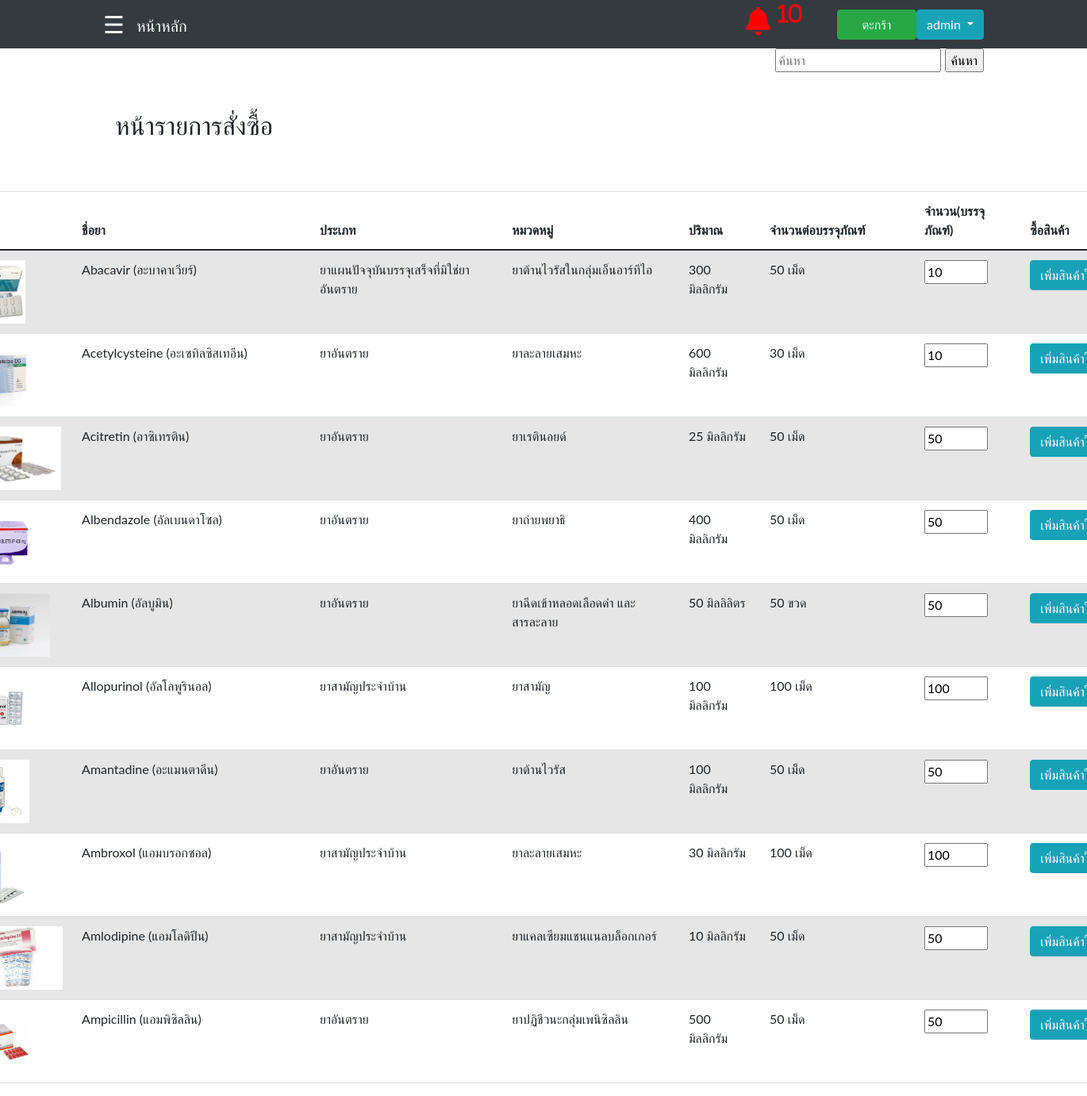
The page /Orders.php (signed in) on the database its author committed.
### tables this page shows
CREATE TABLE `tbl_med` (
  `MedId` int(11) NOT NULL,
  `TypeId` int(11) DEFAULT NULL,
  `CateId` int(11) DEFAULT NULL,
  `VolumnId` int(11) DEFAULT NULL,
  `UnitId` int(11) DEFAULT NULL,
  `MedName` varchar(255) DEFAULT NULL,
  `MedPack` varchar(255) DEFAULT NULL,
  `MedPrice` varchar(255) DEFAULT NULL,
  `MedDes` varchar(255) DEFAULT NULL,
  `MedIndi` varchar(255) DEFAULT NULL,
  `MedNoti` varchar(255) DEFAULT NULL,
  `MedLow` int(11) DEFAULT NULL,
  `MedTotal` int(11) DEFAULT NULL,
  `MedPoint` int(11) DEFAULT NULL,
  `MedPath` varchar(255) DEFAULT NULL
);

CREATE TABLE `tbl_type` (
  `TypeId` int(11) NOT NULL,
  `TypeName` varchar(255) DEFAULT NULL
);

CREATE TABLE `tbl_cate` (
  `CateId` int(11) NOT NULL,
  `CateName` varchar(255) DEFAULT NULL
);

CREATE TABLE `tbl_volumn` (
  `VolumnId` int(11) NOT NULL,
  `VolumnName` varchar(255) DEFAULT NULL
);

CREATE TABLE `tbl_unit` (
  `UnitId` int(11) NOT NULL,
  `UnitName` varchar(255) DEFAULT NULL
);

### Orders.php (the view, shortened to what this page needs)
<?php
        include('connect.php');
        $sql = "SELECT * FROM tbl_med WHERE MedTotal <= MedPoint";
        $result1 = $conn->query($sql);
        $med = array();
            while($row = $result1->fetch_assoc())
            {
                $med[] = $row;
            }
            $Alert = 0;
?>
     <!DOCTYPE html>
<html lang="en">
<head>
    <nav class="navbar navbar-expand-sm navbar-dark bg-dark">
            <div class="container">
                <div style='margin-right: 15px'>
                    <?php
                    include('slidebar.php');
                    ?>
                <div>
                  <a href="main.php" class="navbar-brand">หน้าหลัก</a>
                  <a herf="main.php"><i class="fa fa-bell" data-toggle="modal" data-target="#centralModalLg" style ="font-size: 36px; color:
                      <?php
                        if((count($med)+$Alert) > 0)
                            {
                                echo "red";
                            }
                        else
                            {
                                echo "white";
                            }
                        ?>
                        ; margin-left: 19em;" aria-hidden="true">
                        <?php
                            if((count($med)+$Alert) > 0)
                                {
                                    echo "<sup>".(count($med)+$Alert)."</sup>";
                                }
                        ?>
                        </i>
                    </a>
                </div>
                <div id="navbar1" class="collapse navbar-collapse" style='justify-content: end;'>
                    <div class="dropdown">
                        <div id="navbar1" class="collapse navbar-collapse">
                            <ul class="navbar-nav ms-auto">
                            <li class="nav-item">
                                    <td><a href="Shipping.php" class ="btn btn-success" style ="width: 100px;">ตะกร้า</a></td>
                                </li>
                                <button class="btn btn-info  dropdown-toggle" type="button" id="dropdownMenuButton" data-toggle="dropdown" aria-haspopup="true" aria-expanded="false"
                                ><?php echo $_SESSION['StaffName'] ?>
                                </button>
                            </ul>
                        </div>
                    </div>
                </div>
</head>
<body>
<div class="container-sm">
    <div class="row mb-5">
            <div class="col-md-4 ms-auto " style="text-align: end;">
                <form action="CatagorySearch.php" method="post">
                    <input type="text" name="textsearch" placeholder = "ค้นหา">
                    <input type="submit" name="submit" value="ค้นหา">
                </form>
            </div>
    </div>
    <div class="container-sm">
    <h2>หน้ารายการสั่งซื้อ</h2>
    <table class="table table-striped"  style="width:1500px; margin-left:-200px ; margin-top: 4rem;">
        <thead>
            <tr>
                <th>รูปภาพ</th>
                <th style="width:20%">ชื่อยา</th>
                <th>ประเภท</th>
                <th>หมวดหมู่</th>
                <th>ปริมาณ</th>
                <th style="width:13%">จำนวนต่อบรรจุภัณฑ์</th>
                <th>จำนวน(บรรจุภัณฑ์)</th>
                <th>ซื้อสินค้า</th>
            </tr>
        </thead>
        <tbody>
            <?php
                    $sql = 'SELECT tbl_med.MedId,tbl_med.TypeId,tbl_med.CateId,tbl_med.VolumnId,tbl_med.UnitId,tbl_med.MedName,tbl_med.MedPack,tbl_med.MedPrice,tbl_med.MedDes,tbl_med.MedIndi,tbl_med.MedLow,tbl_med.MedTotal,tbl_med.MedPoint,tbl_med.MedPath,tbl_type.TypeName,tbl_cate.CateName,tbl_volumn.VolumnName,tbl_unit.UnitName
                    FROM tbl_med
                    INNER JOIN tbl_type ON tbl_type.TypeId = tbl_med.TypeId
                    INNER JOIN tbl_cate ON tbl_cate.CateId = tbl_med.CateId
                    INNER JOIN tbl_volumn ON tbl_volumn.VolumnId = tbl_med.VolumnId
                    INNER JOIN tbl_unit ON tbl_unit.UnitId = tbl_med.UnitId;';
                    $result = $conn->query($sql);
                    $data = array();
                    while($row = $result->fetch_assoc()) {
                        $data[] = $row;
                    }
                    foreach($data as $key => $Med){
            ?>
                <tr>
                    <form action = "Order.php" method="post">
                    <td><?php echo '<img src="upload/'.$Med['MedPath'].'" height = "80" widht = "80"/>';?></td>
                    <td><?php echo $Med["MedName"]; ?></td>
                    <td><?php echo $Med["TypeName"]; ?></td>
                    <td><?php echo $Med["CateName"]; ?></td>
                    <td><?php echo $Med["VolumnName"]; ?></td>
                    <td><?php echo $Med["MedPack"] ." ". $Med["UnitName"]; ?></td>
                    <td><input type="number" name="quantity" min="<?php echo $Med["MedLow"]; ?>" max="1000" value= "<?php echo $Med["MedLow"]; ?>"></p></td>
                                <td><input type="submit" class = "btn btn-info" value = "เพิ่มสินค้าในตะกร้า"> </td>
                    </form>
                </tr>
                <?php } ?>
        </tbody>
    </table>
</div>
    </body>
    </html>

### slidebar.php (style rules this page uses)
body { font-family: "Lato", sans-serif; }

### rows shown on the page
tbl_med: MedPath (picture), MedName "Abacavir (อะบาคาเวียร์)", TypeId.TypeName "ยาแผนปัจจุบันบรรจุเสร็จที่มิใช่ยาอันตราย", CateId.CateName "ยาต้านไวรัสในกลุ่มเอ็นอาร์ทีไอ", VolumnId.VolumnName "300 มิลลิกรัม", MedPack "50", UnitId.UnitName "เม็ด", quantity "10"
tbl_med: MedPath (picture), MedName "Acetylcysteine (อะเซทิลซิสเทอีน)", TypeId.TypeName "ยาอันตราย", CateId.CateName "ยาละลายเสมหะ", VolumnId.VolumnName "600 มิลลิกรัม", MedPack "30", UnitId.UnitName "เม็ด", quantity "10"
tbl_med: MedPath (picture), MedName "Acitretin (อาซิเทรติน)", TypeId.TypeName "ยาอันตราย", CateId.CateName "ยาเรตินอยด์", VolumnId.VolumnName "25 มิลลิกรัม", MedPack "50", UnitId.UnitName "เม็ด", quantity "50"
tbl_med: MedPath (picture), MedName "Albendazole (อัลเบนดาโซล)", TypeId.TypeName "ยาอันตราย", CateId.CateName "ยาถ่ายพยาธิ", VolumnId.VolumnName "400 มิลลิกรัม", MedPack "50", UnitId.UnitName "เม็ด", quantity "50"
tbl_med: MedPath (picture), MedName "Albumin (อัลบูมิน)", TypeId.TypeName "ยาอันตราย", CateId.CateName "ยาฉีดเข้าหลอดเลือดดำ และสารละลาย", VolumnId.VolumnName "50 มิลลิลิตร", MedPack "50", UnitId.UnitName "ขวด", quantity "50"
tbl_med: MedPath (picture), MedName "Allopurinol (อัลโลพูรินอล)", TypeId.TypeName "ยาสามัญประจำบ้าน", CateId.CateName "ยาสามัญ", VolumnId.VolumnName "100 มิลลิกรัม", MedPack "100", UnitId.UnitName "เม็ด", quantity "100"
tbl_med: MedPath (picture), MedName "Amantadine (อะแมนตาดีน)", TypeId.TypeName "ยาอันตราย", CateId.CateName "ยาต้านไวรัส", VolumnId.VolumnName "100 มิลลิกรัม", MedPack "50", UnitId.UnitName "เม็ด", quantity "50"
tbl_med: MedPath (picture), MedName "Ambroxol (แอมบรอกซอล)", TypeId.TypeName "ยาสามัญประจำบ้าน", CateId.CateName "ยาละลายเสมหะ", VolumnId.VolumnName "30 มิลลิกรัม", MedPack "100", UnitId.UnitName "เม็ด", quantity "100"
tbl_med: MedPath (picture), MedName "Amlodipine (แอมโลดิปีน)", TypeId.TypeName "ยาสามัญประจำบ้าน", CateId.CateName "ยาแคลเซียมแชนแนลบล็อกเกอร์", VolumnId.VolumnName "10 มิลลิกรัม", MedPack "50", UnitId.UnitName "เม็ด", quantity "50"
tbl_med: MedPath (picture), MedName "Ampicillin (แอมพิซิลลิน)", TypeId.TypeName "ยาอันตราย", CateId.CateName "ยาปฏิชีวนะกลุ่มเพนิซิลลิน", VolumnId.VolumnName "500 มิลลิกรัม", MedPack "50", UnitId.UnitName "เม็ด", quantity "50"

### other values the page prints
count($med)+$Alert "10"
$_SESSION['StaffName'] "admin"
